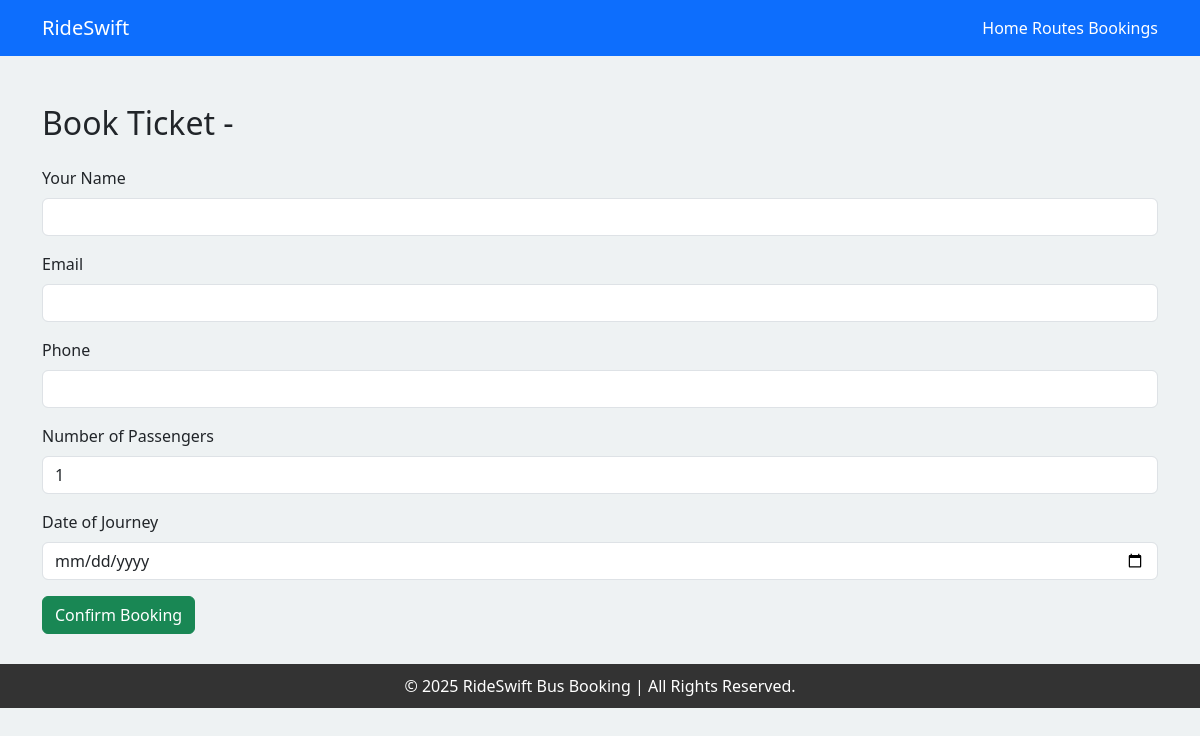
The page /book/423 on the database as committed earlier.
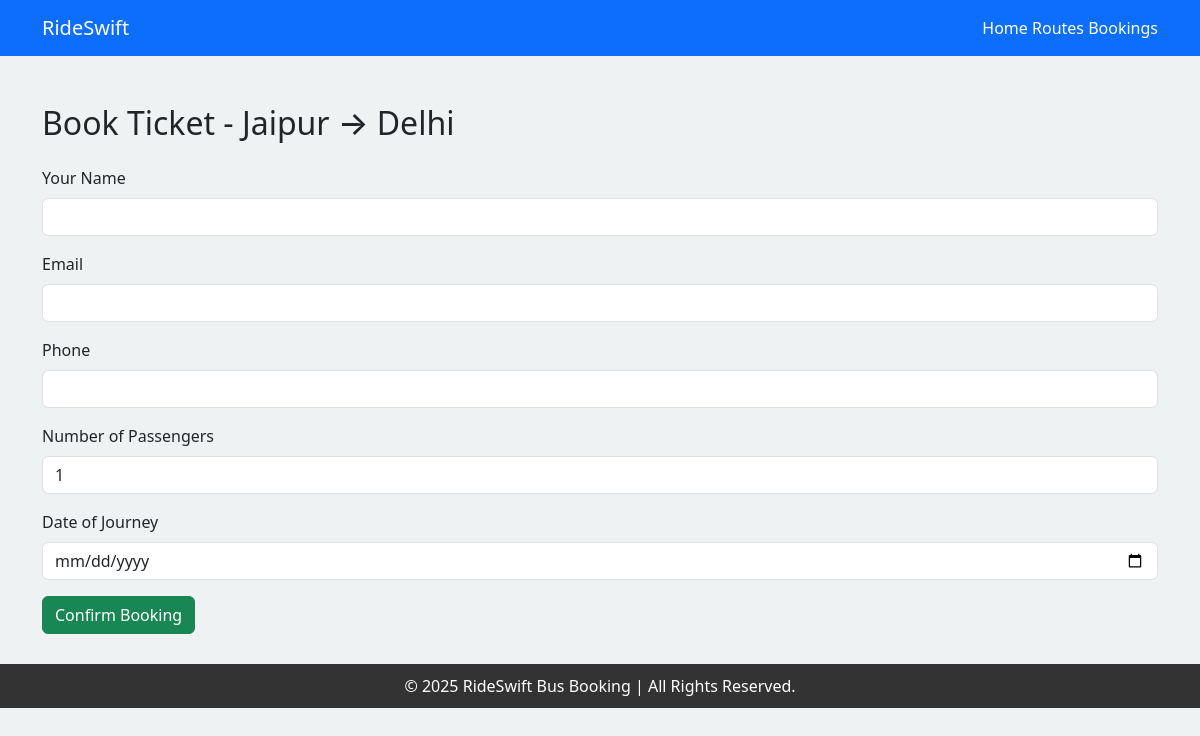
The same page on the database as committed later.
### tables this page shows
CREATE TABLE routes (
                id INTEGER PRIMARY KEY AUTOINCREMENT,
                route_name TEXT,
                departure_time TEXT,
                price REAL,
                available_seats INTEGER
                );

### app.py (the view, shortened to what this page needs)
@app.route('/book/<int:route_id>', methods=['GET', 'POST'])
def book_ticket(route_id):
    conn = sqlite3.connect(DB_NAME)
    c = conn.cursor()
    c.execute("SELECT * FROM routes WHERE id=?", (route_id,))
    route = c.fetchone()
    conn.close()
    return render_template('book.html', route=route)

### templates/book.html (shortened to what this page needs)
<!DOCTYPE html>
<html lang="en">
<head>
    <link href="https://cdn.jsdelivr.net/npm/bootstrap@5.3.2/dist/css/bootstrap.min.css" rel="stylesheet">
</head>
<body>
    <nav class="navbar navbar-expand-lg navbar-dark bg-primary">
        <div class="container">
            <a class="navbar-brand" href="/">RideSwift</a>
            <div>
                <a class="nav-link d-inline text-white" href="/">Home</a>
                <a class="nav-link d-inline text-white" href="/routes">Routes</a>
                <a class="nav-link d-inline text-white" href="/history">Bookings</a>
            </div>
        </div>
    </nav>
    <div class="container mt-5">
        <h2 class="mb-4">Book Ticket - {{ route[1] }}</h2>
        <form method="POST">
            <div class="mb-3">
                <label class="form-label">Your Name</label>
                <input type="text" name="name" class="form-control" required>
            </div>
            <div class="mb-3">
                <label class="form-label">Email</label>
                <input type="email" name="email" class="form-control" required>
            </div>
            <div class="mb-3">
                <label class="form-label">Phone</label>
                <input type="text" name="phone" class="form-control" required>
            </div>
            <div class="mb-3">
                <label class="form-label">Number of Passengers</label>
                <input type="number" id="num_passengers" name="num_passengers" class="form-control" min="1" max="5" value="1" onchange="generatePassengerFields()" required>
            </div>
            <div class="mb-3">
                <label class="form-label">Date of Journey</label>
                <input type="date" name="date" class="form-control" required>
            </div>
            <button type="submit" class="btn btn-success">Confirm Booking</button>
        </form>
    </div>
    <footer>
        &copy; 2025 RideSwift Bus Booking | All Rights Reserved.
    </footer>
</body>
</html>

Rows that differ between the two databases and show on the page:
added routes: route_name "Jaipur → Delhi"
